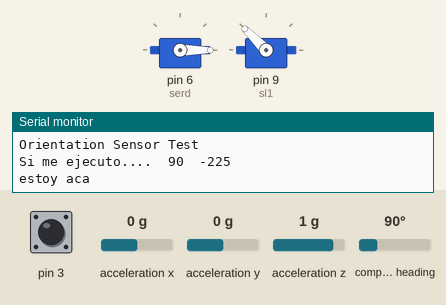
Bench run of a sketch on a simulated Arduino Uno, built with avr-gcc and run on an emulated ATmega328P. Parts: 2 × servo, the last lines printed to the serial monitor. The test bench sets the inputs (shaded band); at power-on: compass heading 90°, pin 3 LOW, acceleration x 0 g, acceleration y 0 g, acceleration z 1 g.

Above: at 1.7 s.
1.8 s: compass heading set to 7°
At 4.2 s:
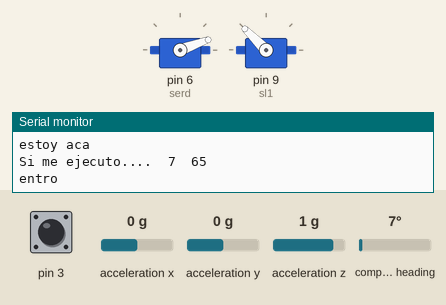
4.8 s: pin 3 pulsed HIGH 5 times (0.12 s each, 0.3 s apart)
At 7.0 s:
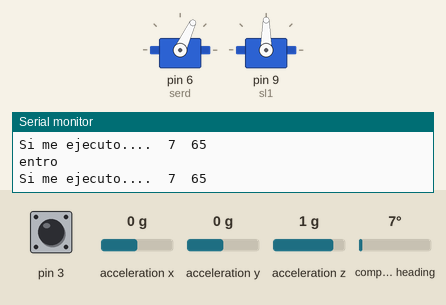
10.2 s: pin 3 pulsed HIGH 2 times (0.12 s each, 0.3 s apart)
At 11.3 s:
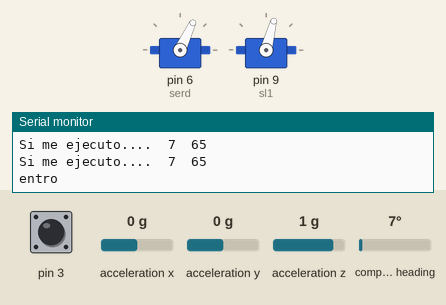
Timing chart, 0 to 14.6 s (numbered marks = the images above; inputs shaded):
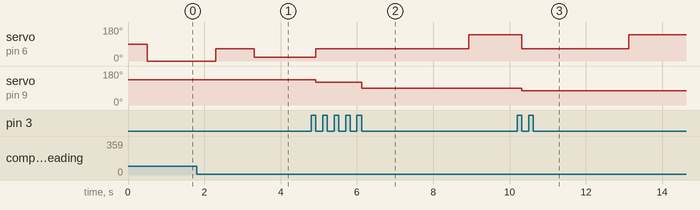

Measured:
- after the input at 1.8 s, servo on pin 6 (serd): 0° → 65° after 0.51 s, → 20° 1.0 s later
- after the input at 4.8 s, servo on pin 6 (serd): 20° → 65° after 0.12 s, → 140° 4.0 s later; servo on pin 9 (sl1): 135° → 120° after 0.12 s, → 90° 1.2 s later
- after the input at 10.2 s, servo on pin 6 (serd): 140° → 65° after 0.12 s, → 140° 2.8 s later; servo on pin 9 (sl1): 90° → 75° after 0.12 s

The sketch:

navegacion.ino
```cpp
#include <Wire.h> //bno
#include <Adafruit_Sensor.h> //bno
#include <Adafruit_BNO055.h> //bno
#include <utility/imumaths.h> //bno
#include <Servo.h>

//BNO_055
Adafruit_BNO055 bno = Adafruit_BNO055(55);

//Servo
Servo serd;
Servo sl1;
int poste = 90;
//Sensor Laser
float tiempo;

void setup() {
  serd.attach(6); // servo de direccion
  sl1.attach(9); // servo de laser
  /*
    definir rangos que no me acuerdo como hacerlo en arduino
  */
  Serial.begin(9600);
  serd.write(90);
  sl1.write(135);// el punto medio es 105
  Serial.println("Orientation Sensor Test"); Serial.println("");
  if (!bno.begin())
  {
    Serial.print("Ooops, no BNO055 detected ... Check your wiring or I2C ADDR!");
    while (1);
  }
  bno.setExtCrystalUse(true);
  //bno_055(1);
  delay(500);

}

void loop() {
  int distl1; //
  int pos[6] = {135, 120, 90, 75, 90, 120}; // lo pongo asi para hacer un solo for
  int distl[6];

  //if (angle <= 360 && angle >= 0)
  bno_055(3.5);
  Serial.println("estoy aca");
  for (int i = 0; i <= 5; i++) {

    //Serial.println(angle);
    sl1.write(pos[i]);
    delay(800);
    tiempo = pulseIn(3, HIGH) / 100;
    //Serial.print("tiempo:\t");
    //Serial.println(tiempo);

    //distl[i] = tiempo;      //guardado de las 6 lecturas de izq. a der.
    //Serial.print(i);
    //Serial.print("     ");
    //Serial.println(distl[i]);
    //Serial.println();

    bno_055(3.5);

    if (tiempo < 30)
    {
      dist_45(i);
    }
  }
}
void dist_45(int i) // para cuando el laser detecta menos de 45cm
{
  Serial.println("entro");
  int pa = poste;
  if (i <= 1 || i == 5)
  {
    /* while (tiempo < 45 && pa > 20) //cambiar la condicion por la lectura del sensor??
      {
         //printf("se rompio aca1\n");
         //printf("posicion actual: %d\n",pa);
         tiempo = pulseIn(3, HIGH) / 100;
         pa-=20;
         Serial.print("funciona");
         Serial.println(pa);
         serd.write(pa);
      }*/
    while (tiempo < 30) {
      tiempo = pulseIn(3, HIGH) / 100;
      serd.write(20);

    }
    serd.write(poste);
  }
  else
  {
    /* while (tiempo < 45 && pa < 160) { //lo mismo aca??
         // printf("se rompio aca2\n");    //la direccion se mueve a la izquierda
         // printf("posicion actual: %d\n",pa);
         tiempo = pulseIn(3, HIGH) / 100;
         pa+=20;
         serd.write(pa);
      }*/
    while (tiempo < 30) {
      tiempo = pulseIn(3, HIGH) / 100;
      serd.write(140);

    }
    serd.write(poste);
  }
  //bno_055(3.5);
}
void bno_055(float multiplicador)
{
  sensors_event_t event;
  bno.getEvent(&event);
  int angle = event.orientation.x;
  poste = 90;
  Serial.print("Si me ejecuto....\t");

  Serial.print(angle);
  Serial.print("\t");
  if (angle > 180 && angle < 360)
  {
    poste -= (angle - 358) * 3.5; /////DERECHA
    serd.write(poste);
  }
  else
  {
    poste -= angle * 3.5; ////IZQUIERDA
    serd.write(poste);
  }
  Serial.println(poste);
}
```
